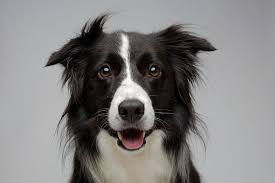
#> input picture imagens/cachorro1.jpeg, 275 x 183 px
$ python -i main.py   (imports and definitions only)
#> lines starting #> are read from the running program, lines starting #| are printed output that depends on the picture
#> further down, picture is the input picture: shape (183, 275, 3); mean B, G, R 129.6, 130.1, 131.9
import cv2
import os
import numpy as np
from sklearn.metrics import classification_report
import tensorflow as tf
from tensorflow.keras import layers, models


# [18 lines left out: function carregar_imagens, not called in this run]

def pre_processar_imagem(imagem, tamanho=(128, 128)):
#> called with tamanho = (128, 128)
    if imagem is None:
        raise ValueError("A imagem não pode ser None.")

    imagem_redimensionada = cv2.resize(imagem, tamanho)
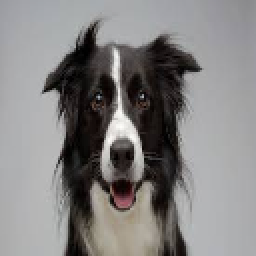
#> imagem_redimensionada: shape (128, 128, 3) (shown 2 times larger); mean B, G, R 129.5, 130, 131.9
    imagem_gaussiana = cv2.GaussianBlur(imagem_redimensionada, (5, 5), 0)
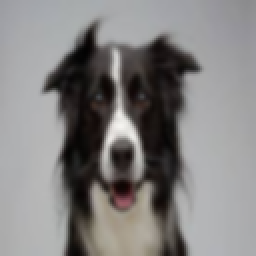
#> imagem_gaussiana: shape (128, 128, 3) (shown 2 times larger); mean B, G, R 129.5, 130.1, 131.9

    if len(imagem_gaussiana.shape) == 3 and imagem_gaussiana.shape[2] == 3:
        imagem_gray = cv2.cvtColor(imagem_gaussiana, cv2.COLOR_BGR2GRAY)
        imagem_equalizada = cv2.equalizeHist(imagem_gray)
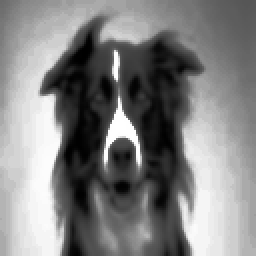
#> imagem_equalizada: shape (128, 128) (shown 2 times larger); min 0, max 255, mean 129.5
        imagem_final = cv2.cvtColor(imagem_equalizada, cv2.COLOR_GRAY2BGR)
    else:
        imagem_final = cv2.equalizeHist(imagem_gaussiana)

    return imagem_final

# [69 lines left out: functions ajustar_tamanho_cnn, preparar_imagem_cnn, carregar_dados, construir_modelo, treinar_modelo, avaliar_modelo, not called in this run]


# [21 lines not run here, left out]

>>> import cv2
>>> picture = cv2.imread('imagens/cachorro1.jpeg')
>>> result = pre_processar_imagem(picture)

$ run again, on imagens/gato3.jpeg
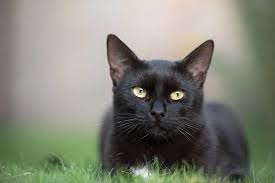
#> input picture imagens/gato3.jpeg, 275 x 183 px
#> picture is the input picture: shape (183, 275, 3); mean B, G, R 118.4, 130.8, 129
#> in pre_processar_imagem, `imagem_gray = cv2.cvtColor(imagem_gaussiana, cv2.COLOR_BGR2GRAY)`:
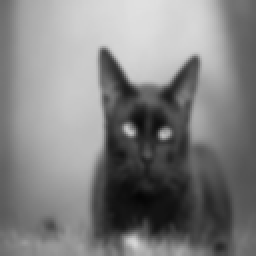
#> imagem_gray: shape (128, 128) (shown 2 times larger); min 5, max 224, mean 128.8
#> in pre_processar_imagem, `imagem_equalizada = cv2.equalizeHist(imagem_gray)`:
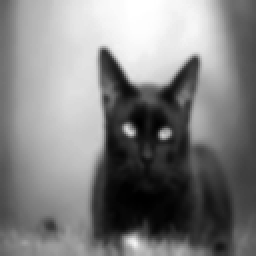
#> imagem_equalizada: shape (128, 128) (shown 2 times larger); min 0, max 255, mean 128.2
